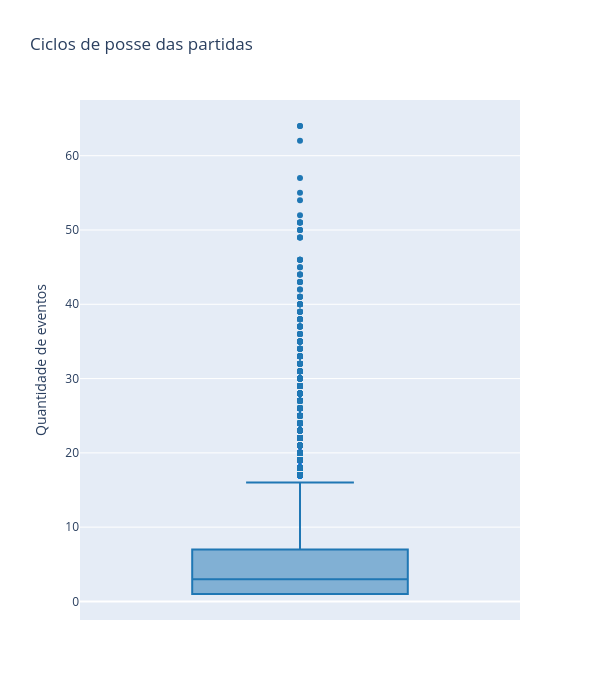

Here is the notebook cell this chart was saved with:
### Code cell
df_possession_agg_pd = df_possession_agg.toPandas()

fig = go.Figure()

#cores = ['#1f77b4', '#ff7f0e', '#2ca02c', '#d62728', '#9467bd']

fig.add_trace(
    go.Box(
        y=df_possession_agg_pd['qtd_eventos'],
        name='',
        marker_color='#1f77b4',
        text=df_possession_agg_pd['possession_id'],
        hovertemplate='%{text}<br>Quantidade de eventos: %{y}<extra></extra>',
        #legendgroup=freq,
        #showlegend=True
    )
)

fig.update_layout(
    title=f'Ciclos de posse das partidas',
    height=700,
    width=600
)

fig.update_yaxes(title_text='Quantidade de eventos')
fig.show()

### Figure 1 — Plotly figure (JSON) as saved in the notebook; plotly's stock layout.template omitted (floating-point values rounded to 4 significant figures; data arrays with more than 128 entries replaced by an {"elided": "..."} marker saying what was removed)
{"data": [{"hovertemplate": "%{text}<br>Quantidade de eventos: %{y}<extra></extra>", "marker": {"color": "#1f77b4"}, "name": "", "text": {"elided": "25511 float values"}, "type": "box", "y": {"elided": "25511 int values"}}], "layout": {"height": 700, "title": {"text": "Ciclos de posse das partidas"}, "width": 600, "yaxis": {"title": {"text": "Quantidade de eventos"}}}}
